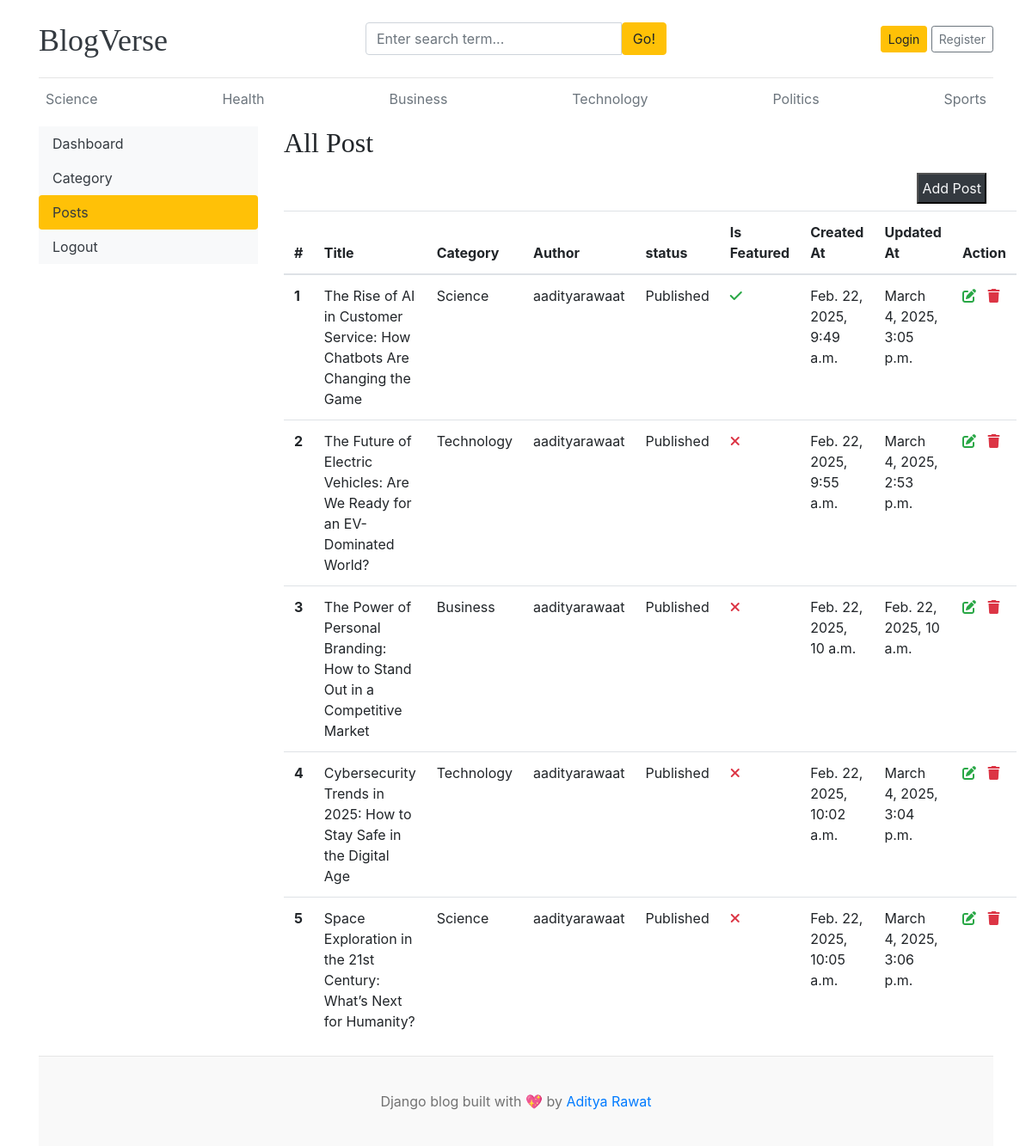
Screenshot of /dashboard/post/ with the database file from the repository.
### blog/models.py (models this page shows, shortened)
class category(models.Model):
    category_name=models.CharField(max_length=250,unique=True)
    created_at=models.DateTimeField(auto_now_add=True)
    updated_at=models.DateTimeField(auto_now=True)
    class Meta:
        verbose_name_plural ='categories'
    def __str__(self):
        return self.category_name

class blog(models.Model):
    title=models.CharField(max_length=100)
    slug=models.SlugField(max_length=150, unique=True, blank=True)
    category=models.ForeignKey(category,on_delete=models.CASCADE)
    author=models.ForeignKey(User, on_delete=models.CASCADE)
    featured_image=models.ImageField(upload_to='uploads/%Y/%m/%d')
    short_description=models.TextField(max_length=500)
    blog_body=models.TextField(max_length=2000)
    status=models.CharField(max_length=20,choices=STATUS_CHOICES,default="Draft")
    is_featured=models.BooleanField(default=False)
    created_at=models.DateTimeField(auto_now_add=True)
    updated_at=models.DateTimeField(auto_now=True)

### dashboards/views.py (the view)
# urls.py: path('post/',views.addBlog,name='post'),
def addBlog(request):
    form=blog.objects.all()
    context={
        'forms':form
    }
    return render(request,'dashboard/post.html',context)

### blog/context_processors.py (called while the page is built)
def get_context(request):
    cate=category.objects.all()
    return dict(cate=cate)

def get_social(request):
    social=social_links.objects.all()
    return dict(social=social)

### templates/dashboard/post.html (shortened to what this page needs)
{% extends 'base.html' %}
{% block content %}
<div class="row">
    {% include 'dashboard/Sidebar.html' %}
     <div class="col-md-9">
        <h2>All Post</h2>
        <a href="{% url 'addPosts' %}"><button class="text-light bg-dark p-1 m-2 " style="float: right;">Add Post</button></a>
            <table class="table table-hover">
                <thead>
                  <tr>
                    <th>#</th>
                    <th>Title</th>
                    <th>Category</th>
                    <th>Author</th>
                    <th>status</th>
                    <th>Is Featured</th>
                    <th>Created At</th>
                    <th>Updated At</th>
                    <th>Action</th>
                  </tr>
                </thead>
                <tbody>
                    {% for i in forms %}
                  <tr>
                    <th>{{forloop.counter}}</th>
                    <td>{{i.title}}</td>
                    <td>{{i.category}}</td>
                    <td>{{i.author}}</td>
                    <td>{{i.status}}</td>
                    <td>{% if i.is_featured %}
                      <i class="fa-solid fa-check text-success"></i>
                      {% else %}
                      <i class="fa-solid fa-xmark text-danger"></i>
                  {% endif %}
                  </td>
                    <td>{{i.created_at}}</td>
                    <td>{{i.updated_at}}</td>
                    <td>
                        <span>
                            <a href="{% url 'edit_post' i.pk %}"><i class="fa-solid fa-pen-to-square text-success"></i></a>
                        </span>
                        <span>
                            <a href="{% url 'delete' i.pk %}"><i class="fa-solid fa-trash text-danger"></i></a>
                        </span>
                    </td>
                  </tr>
                  {% endfor %}
                </tbody>
              </table>
     </div>
</div>
{% endblock %}

### templates/base.html (shortened to what this page needs)
{% load static %}
<!DOCTYPE html>
<html lang="en">
<head>
    <link href="https://getbootstrap.com/docs/4.0/dist/css/bootstrap.min.css" rel="stylesheet">
    <link rel="stylesheet" href="https://cdnjs.cloudflare.com/ajax/libs/font-awesome/6.7.2/css/all.min.css">
    <link href="{% static 'css/blog.css' %}" rel="stylesheet">
</head>
<body>
    <div class="container">
        <header class="blog-header py-3">
          <div class="row flex-nowrap justify-content-between align-items-center">
            <div class="col-4 pt-1">
              <a class="blog-header-logo text-dark" style="font-size: 3vw;" href="/">BlogVerse</a>
            </div>
            <div class="col-4">
              <form action="{% url 'search' %}" method="GET">
                <div class="input-group">
                  <input class="form-control" type="text" name="keyword" value="{{ keyword }}" placeholder="Enter search term..." aria-label="Enter search term..." aria-describedby="button-search" />
                  <button type="submit" class="btn btn-warning" id="button-search" type="button">Go!</button>
              </div>
              </form>
            </div>
            <div class="col-4 d-flex justify-content-end align-items-center">
              {% if not user.is_authenticated %}
              <a class="btn btn-sm btn-warning" href="{% url 'login' %}">Login</a> &nbsp;
              <a class="btn btn-sm btn-outline-secondary" href="{% url 'register' %}">Register</a>
              {% else %}
               &emsp;
               <span><a href="{% url 'dashboard' %}">Dashboard</a></span>
               &emsp;
              <span><a href="{% url 'log' %}">Logout</a></span>
              {% endif %}
            </div>
          </div>
        </header>
        <div class="nav-scroller py-1 mb-2">
          <nav class="nav d-flex justify-content-between">
            {% for cat in cate %}
            <a class="p-2 text-muted" href="{% url 'category' cat.id %}">{{cat.category_name}}</a>
            {% endfor %}
          </nav>
        </div>
        {% block content %}
        {% endblock %}
        <footer class="blog-footer">
            <p>Django blog built with 💖 by <a href="{% url 'email' %}">Aditya Rawat</a></p>
          </footer>
</body>
</html>

### blogmain/static/css/blog.css (style rules this page uses)
.blog-header { border-bottom: 1px solid #e5e5e5; }
.blog-header-logo { font-family: "Playfair Display", Georgia, "Times New Roman", serif; font-size: 2.25rem; }
h1, h2, h3, h4, h5, h6 { font-family: "Playfair Display", Georgia, "Times New Roman", serif; }
.blog-footer { padding: 2.5rem 0; color: #727272; text-align: center; background-color: #f9f9f9; border-top: .05rem solid #e5e5e5; }
.blog-footer p:last-child { margin-bottom: 0; }

### rows the page displays
category: category_name "Science"
category: category_name "Health"
category: category_name "Business"
category: category_name "Technology"
category: category_name "Politics"
category: category_name "Sports"
blog: title "The Rise of AI in Customer Service: How Chatbots Are Changing the Game", category "Science", author "aadityarawaat", status "Published", is_featured True (drawn), created_at "Feb. 22, 2025, 9:49 a.m.", updated_at "March 4, 2025, 3:05 p.m."
blog: title "The Future of Electric Vehicles: Are We Ready for an EV-Dominated World?", category "Technology", author "aadityarawaat", status "Published", is_featured False (drawn), created_at "Feb. 22, 2025, 9:55 a.m.", updated_at "March 4, 2025, 2:53 p.m."
blog: title "The Power of Personal Branding: How to Stand Out in a Competitive Market", category "Business", author "aadityarawaat", status "Published", is_featured False (drawn), created_at "Feb. 22, 2025, 10 a.m.", updated_at "Feb. 22, 2025, 10 a.m."
blog: title "Cybersecurity Trends in 2025: How to Stay Safe in the Digital Age", category "Technology", author "aadityarawaat", status "Published", is_featured False (drawn), created_at "Feb. 22, 2025, 10:02 a.m.", updated_at "March 4, 2025, 3:04 p.m."
blog: title "Space Exploration in the 21st Century: What’s Next for Humanity?", category "Science", author "aadityarawaat", status "Published", is_featured False (drawn), created_at "Feb. 22, 2025, 10:05 a.m.", updated_at "March 4, 2025, 3:06 p.m."
